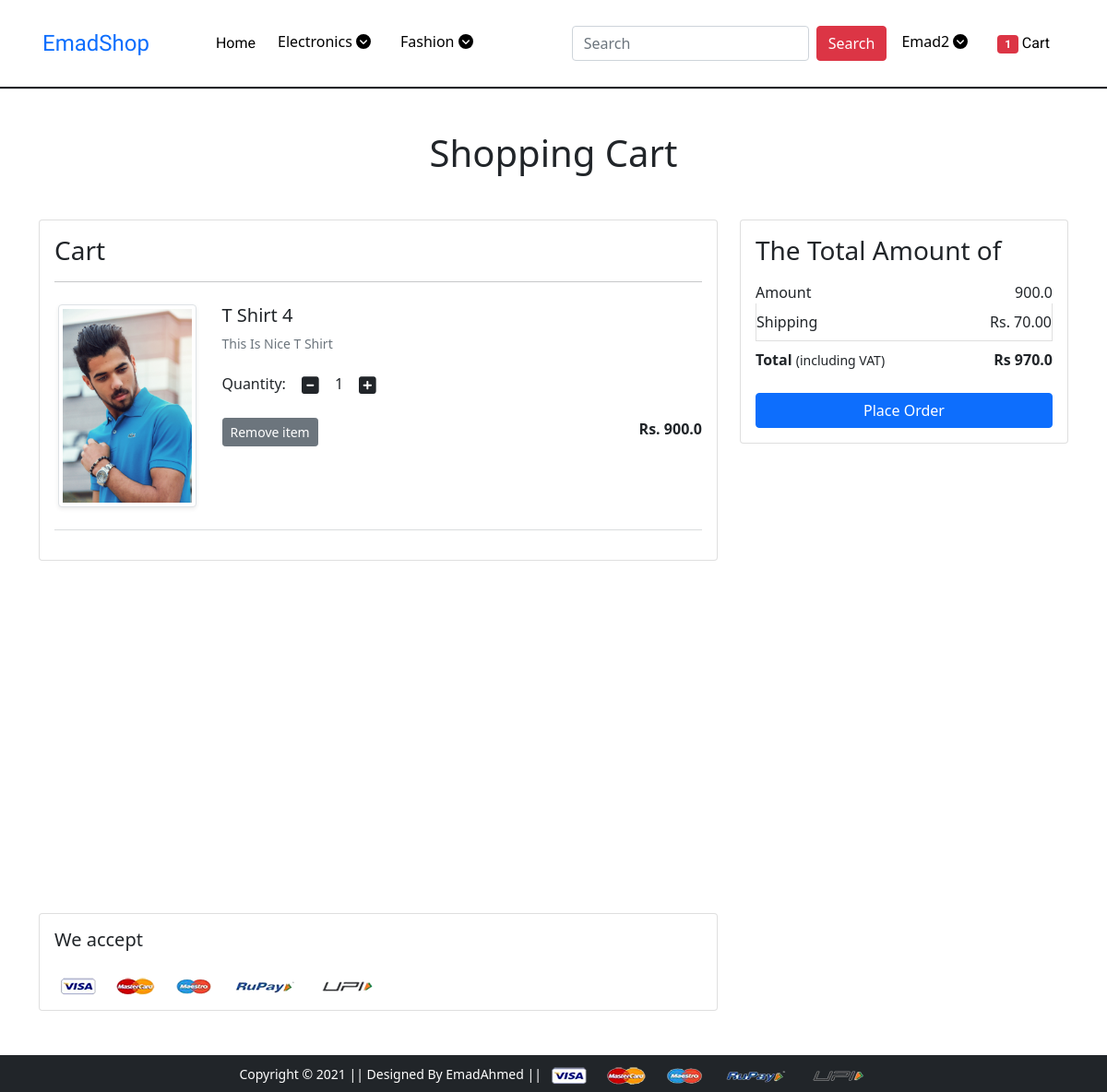
The page /cart/ (signed in) on the database its author committed.
### app/models.py (models this page shows, shortened)
class Cart(models.Model):
    user = models.ForeignKey(User, on_delete=models.CASCADE)
    product = models.ForeignKey(Product, on_delete=models.CASCADE)
    quantity = models.PositiveBigIntegerField(default=1)
    def __str__(self):
        return str(self.id)

class Product(models.Model):
    title = models.CharField(max_length=100)
    selling_price = models.FloatField()
    discounted_price = models.FloatField()
    description = models.TextField()
    brand = models.CharField(max_length=100)
    category = models.CharField(choices=CATEGORY_CHOICES, max_length=2)
    product_image = models.ImageField(upload_to='productimg')

### app/views.py (the view)
# urls.py: path('cart/', views.show_cart, name='show_cart'),
@login_required
def show_cart(request):
    if request.user.is_authenticated:
        user = request.user
        cart = Cart.objects.filter(user=user)
        amount = 0.0
        shiping_amount = 70.0
        total_amount = 0.0
        cart = Cart.objects.filter(user=request.user)
        empty_cart = "You Have No Product In Your Cart"
        buy_now = "Buy Now"
        cart_product = [p for p in Cart.objects.all() if p.user == user]
        print(cart_product)
        if cart_product:
            for p in cart_product:
                tempamount = (p.quantity * p.product.discounted_price)
                amount += tempamount
                total_amount = amount + shiping_amount
        else:
            return render(request, 'app/addtocart.html', {'carts_empty': empty_cart, 'buy_now': buy_now, 'totalamount': total_amount, 'amount': amount})
        return render(request, 'app/addtocart.html', {'carts': cart, 'totalamount': total_amount, 'amount': amount, 'tcart': cart})

### app/templates/app/addtocart.html (shortened to what this page needs)
{% extends 'app/base.html' %}
{% load static %}
{% block main-content %}
<div class="container my-5" style="height: 100vh;">
  <div class="row">
    <h1 class="text-center mb-5">Shopping Cart</h1>
    <div class="col-sm-8">
      <div class="card">
        <div class="card-body">
          <h3>Cart</h3>
          {% for cart in carts %}
          <hr>
          <div class="row my-4">
            <div class="col-sm-3 text-center align-self-center"><img src="{{cart.product.product_image.url}}" alt=""
                srcset="" class="img-fluid img-thumbnail shadow-sm" height="150" width="150"> </div>
            <div class="col-sm-9">
              <div>
                <h5>{{cart.product.title}}</h5>
                <p class="mb-2 text-muted small">{{cart.product.description}}</p>
                <div class="my-3">
                  <label for="quantity">Quantity:</label>
                  <a class="minus-cart btn" pid="{{cart.product.id}}"><i class="fas fa-minus-square fa-lg"></i></a>
                  <span id="quantity">{{cart.quantity}}</span>
                  <a class="plus-cart btn" pid="{{cart.product.id}}"><i class="fas fa-plus-square fa-lg"></i></a>
                </div>
                <div class="d-flex justify-content-between">
                  <a href="{% url 'show_cart' %}" class="btn btn-sm btn-secondary mr-3 remove-cart"
                    pid="{{cart.product.id}}">Remove item
                  </a>
                  <p class="mb-0"><span><strong>Rs. {{cart.product.discounted_price}}</strong></span></p>
                </div>
              </div>
            </div>
          </div>
          <hr class="text-muted">
          {% endfor %}
        </div>
      </div>
    </div>
    <div class="col-sm-4">
      <div class="card">
        <div class="card-body">
          <h3>The Total Amount of</h3>
          <ul class="list-group">
            <li class="list-group-item d-flex justify-content-between align-items-center border-0 px-0 pb-0">
              Amount<span id="amount">{{amount}}</span></li>
            <li class="list-group-item d-flex justify-content-between align-items-center px-0">Shipping<span>Rs.
                70.00</span></li>
            <li class="list-group-item d-flex justify-content-between align-items-center border-0 px-0 mb-3">
              <div>
                <strong>Total</strong> <small>(including VAT)</small>
              </div>
              <span><strong>Rs <strong id="totalamount"> {{totalamount}} </strong></strong></span>
            </li>
          </ul>
          <div class="d-grid"><a href="{% url 'checkout' %}" class="btn btn-primary">Place Order</a></div>
        </div>
      </div>
    </div>
  </div>
</div>
<div class="container">
  <div class="row">
    <div class="col-sm-8">
      <div class="card">
        <div class="card-body">
          <h5 class="mb-4">We accept</h5>
          <img src="{% static 'app/images/payment.png' %}" alt="" class="img-fluid">
        </div>
      </div>
    </div>
  </div>
</div>
{% endblock main-content %}

### app/templates/app/base.html (shortened to what this page needs)
<!doctype html>
{% load static %}
<html lang="en">
<head>
  <link href="https://cdn.jsdelivr.net/npm/bootstrap@5.0.0-beta1/dist/css/bootstrap.min.css" rel="stylesheet"
>
  <link rel="stylesheet" href="{% static 'app/css/owl.carousel.min.css' %}">
  <link rel="stylesheet" href="{% static 'app/css/main.css' %}">
  <link rel="stylesheet" href="{% static 'app/css/all.min.css' %}">
  <link rel="stylesheet" href="{% static 'app/css/style.css' %}">
</head>
{% load total_cart %}
<body>
  <nav class="navbar navbar-expand-lg mb-2">
    <div class="container  p-3">
      <a class="navbar-brand" href="/">EmadShop</a>
      <div class="collapse navbar-collapse" id="navbarSupportedContent">
        <ul class="navbar-nav me-auto mb-2 mb-lg-0 ms-5">
          <li class="nav-item">
            <a class="nav-link" aria-current="page" href="/" style="color: black;">Home</a>
          </li>
          <div class="dropdown">
            <a href="" class="dropbtn" href="#" id="electronicsDropdown">Electronics <i
                class="fas fa-chevron-circle-down"></i></a>
          </div>
          <div class="dropdown">
            <a href="" class="dropbtn" href="#" id="fashionDropdown">Fashion <i
                class="fas fa-chevron-circle-down"></i></a>
          </div>
        </ul>
        <form class="d-flex" action="/searchhresult">
          <input class="form-control me-2" type="search" placeholder="Search" name="search" aria-label="Search">
          <button class="btn btn-danger" type="submit">Search</button>
        </form>
        <div>
          <ul class="navbar-nav me-auto mb-2 mb-lg-0">
            {% if request.user.is_authenticated %}
            <div class="dropdown">
              <a href="" class="dropbtn" href="#" id="profileDropdown"> {{request.user.username|capfirst}} <i
                  class="fas fa-chevron-circle-down"></i></a>
            </div>
            <li class="nav-item mx-2">
              <a href="{% url 'show_cart' %}" class="nav-link"><span class="badge bg-danger">{{tcart|length}}</span>
                Cart
              </a>
            </li>
            {% endif %}
          </ul>
        </div>
      </div>
    </div>
  </nav>
  {% block main-content %} {% endblock main-content %}
  <footer class="container-fluid  bg-dark text-center p-2 mt-5">
    <small class="text-white">Copyright &copy; 2021 || Designed By EmadAhmed || </small>
    <img src="{% static 'app/images/payment.png' %}" alt="" srcset="" class="img-fluid" height="2px">
  </footer>
</body>
</html>

### app/static/app/css/main.css (style rules this page uses)
nav { background-color: #ffffff; box-shadow: 1px 1px 1px 1px; }
.navbar-brand { font-family: 'Odibee Sans', cursive; font-size: 1.5rem; }
nav ul li a { font-family: 'Roboto', sans-serif; color: black; }
.dropbtn { color: black; padding: 16px; font-size: 16px; border: none; }
.dropdown { position: relative; display: inline-block; margin-top: 5.5px; }
.dropbtn { text-decoration: none; }

### rows shown on the page
Cart: product.product_image (picture), product "T Shirt 4", product.description "This Is Nice T Shirt", quantity "1", product.discounted_price "900.0"

### other values the page prints
{{ request.user.username|capfirst }} "Emad2"
{{ tcart|length }} "1"
{{ amount }} "900.0"
{{ totalamount }} "970.0"
